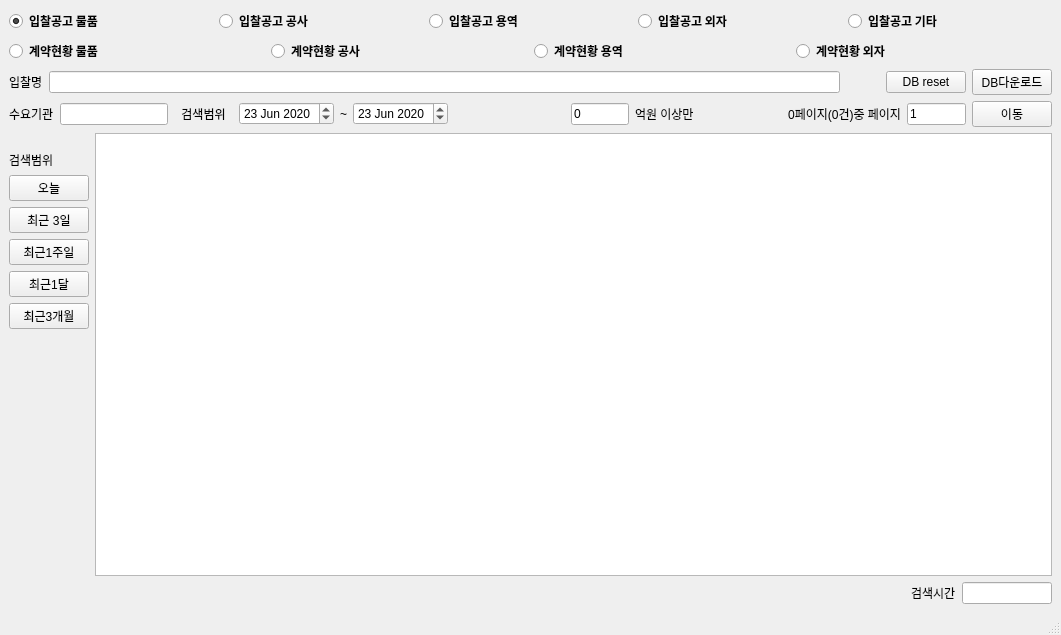
<?xml version="1.0" encoding="UTF-8"?>
<ui version="4.0">
 <class>MainWindow</class>
 <widget class="QMainWindow" name="MainWindow">
  <property name="geometry">
   <rect>
    <x>0</x>
    <y>0</y>
    <width>1061</width>
    <height>635</height>
   </rect>
  </property>
  <property name="windowTitle">
   <string>MainWindow</string>
  </property>
  <widget class="QWidget" name="centralwidget">
   <layout class="QGridLayout" name="gridLayout_2">
    <item row="5" column="0">
     <layout class="QGridLayout" name="gridLayout" columnstretch="0,1,0,0,0,0">
      <property name="sizeConstraint">
       <enum>QLayout::SetNoConstraint</enum>
      </property>
      <item row="4" column="4">
       <widget class="QPushButton" name="pushButton_del">
        <property name="text">
         <string>DB reset</string>
        </property>
       </widget>
      </item>
      <item row="4" column="5">
       <widget class="QPushButton" name="pushButton">
        <property name="text">
         <string>DB다운로드</string>
        </property>
       </widget>
      </item>
      <item row="4" column="1" colspan="2">
       <widget class="QLineEdit" name="lineEdit">
        <property name="text">
         <string/>
        </property>
       </widget>
      </item>
      <item row="4" column="0">
       <widget class="QLabel" name="label_5">
        <property name="text">
         <string>입찰명</string>
        </property>
       </widget>
      </item>
      <item row="4" column="3">
       <spacer name="horizontalSpacer_2">
        <property name="orientation">
         <enum>Qt::Horizontal</enum>
        </property>
        <property name="sizeHint" stdset="0">
         <size>
          <width>40</width>
          <height>20</height>
         </size>
        </property>
       </spacer>
      </item>
     </layout>
    </item>

<item row="0" column="0">
    <layout class="QVBoxLayout" name="verticalLayout_combined" stretch="1,1">
        <item>
            <layout class="QHBoxLayout" name="horizontalLayout_2" stretch="1,1,1,1,1">
            
                <!-- 입찰공고 물품 버튼 -->
                <item>
                    <widget class="QRadioButton" name="radioButton_bidT">
                        <property name="font">
                            <font>
                                <family>Arial Black</family>
                                <weight>75</weight>
                                <bold>true</bold>
                            </font>
                        </property>
                        <property name="text">
                            <string>입찰공고 물품</string>
                        </property>
                        <property name="checked">
                            <bool>true</bool>
                        </property>
                    </widget>
                </item>

                <!-- 입찰공고 공사 버튼 -->
                <item>
                    <widget class="QRadioButton" name="radioButton_bidC">
                        <property name="font">
                            <font>
                                <family>Arial Black</family>
                                <weight>75</weight>
                                <bold>true</bold>
                            </font>
                        </property>
                        <property name="text">
                            <string>입찰공고 공사</string>
                        </property>
                    </widget>
                </item>

                <!-- 입찰공고 용역 버튼 -->
                <item>
                    <widget class="QRadioButton" name="radioButton_bidS">
                        <property name="font">
                            <font>
                                <family>Arial Black</family>
                                <weight>75</weight>
                                <bold>true</bold>
                            </font>
                        </property>
                        <property name="text">
                            <string>입찰공고 용역</string>
                        </property>
                    </widget>
                </item>

                <!-- 입찰공고 외자 버튼 -->
                <item>
                    <widget class="QRadioButton" name="radioButton_bidF">
                        <property name="font">
                            <font>
                                <family>Arial Black</family>
                                <weight>75</weight>
                                <bold>true</bold>
                            </font>
                        </property>
                        <property name="text">
                            <string>입찰공고 외자</string>
                        </property>
                    </widget>
                </item>

                <!-- 입찰공고 기타 버튼 -->
                <item>
                    <widget class="QRadioButton" name="radioButton_bidE">
                        <property name="font">
                            <font>
                                <family>Arial Black</family>
                                <weight>75</weight>
                                <bold>true</bold>
                            </font>
                        </property>
                        <property name="text">
                            <string>입찰공고 기타</string>
                        </property>
                    </widget>
                </item>
            </layout>
        </item>
        <item>
            <layout class="QHBoxLayout" name="horizontalLayout_2" stretch="1,1,1,1">

                <!-- 계약현황 물품 버튼 -->
                <item>
                    <widget class="QRadioButton" name="radioButton_ctrT">
                        <property name="font">
                            <font>
                                <family>Arial Black</family>
                                <weight>75</weight>
                                <bold>true</bold>
                            </font>
                        </property>
                        <property name="text">
                            <string>계약현황 물품</string>
                        </property>
                    </widget>
                </item>

                <!-- 계약현황 공사 버튼 -->
                <item>
                    <widget class="QRadioButton" name="radioButton_ctrC">
                        <property name="font">
                            <font>
                                <family>Arial Black</family>
                                <weight>75</weight>
                                <bold>true</bold>
                            </font>
                        </property>
                        <property name="text">
                            <string>계약현황 공사</string>
                        </property>
                    </widget>
                </item>

                <!-- 계약현황 용역 버튼 -->
                <item>
                    <widget class="QRadioButton" name="radioButton_ctrS">
                        <property name="font">
                            <font>
                                <family>Arial Black</family>
                                <weight>75</weight>
                                <bold>true</bold>
                            </font>
                        </property>
                        <property name="text">
                            <string>계약현황 용역</string>
                        </property>
                    </widget>
                </item>

                <!-- 계약현황 외자 버튼 -->
                <item>
                    <widget class="QRadioButton" name="radioButton_ctrF">
                        <property name="font">
                            <font>
                                <family>Arial Black</family>
                                <weight>75</weight>
                                <bold>true</bold>
                            </font>
                        </property>
                        <property name="text">
                            <string>계약현황 외자</string>
                        </property>
                    </widget>
                </item>
            </layout>
        </item>
    </layout>
</item>


    <item row="9" column="0" rowspan="2">
     <layout class="QHBoxLayout" name="horizontalLayout_3" stretch="0,0,2,0,0,2,4,2,0,3,3,2,0">
      <item>
       <widget class="QLabel" name="label_4">
        <property name="text">
         <string>수요기관</string>
        </property>
       </widget>
      </item>
      <item>
       <widget class="QLineEdit" name="lineEdit_dminsttNm"/>
      </item>
      <item>
       <widget class="QLabel" name="label_2">
        <property name="text">
         <string>검색범위</string>
        </property>
        <property name="alignment">
         <set>Qt::AlignCenter</set>
        </property>
       </widget>
      </item>
      <item>
       <widget class="QDateEdit" name="dateEdit_start">
        <property name="date">
         <date>
          <year>2020</year>
          <month>6</month>
          <day>23</day>
         </date>
        </property>
       </widget>
      </item>
      <item>
       <widget class="QLabel" name="label">
        <property name="text">
         <string>~</string>
        </property>
       </widget>
      </item>
      <item>
       <widget class="QDateEdit" name="dateEdit_end">
        <property name="date">
         <date>
          <year>2020</year>
          <month>6</month>
          <day>23</day>
         </date>
        </property>
       </widget>
      </item>
      <item>
       <spacer name="horizontalSpacer_4">
        <property name="orientation">
         <enum>Qt::Horizontal</enum>
        </property>
        <property name="sizeHint" stdset="0">
         <size>
          <width>40</width>
          <height>20</height>
         </size>
        </property>
       </spacer>
      </item>
      <item>
       <widget class="QLineEdit" name="lineEdit_minVal">
        <property name="enabled">
         <bool>true</bool>
        </property>
        <property name="autoFillBackground">
         <bool>false</bool>
        </property>
        <property name="inputMask">
         <string>00000</string>
        </property>
        <property name="text">
         <string>0</string>
        </property>
        <property name="maxLength">
         <number>5</number>
        </property>
        <property name="frame">
         <bool>true</bool>
        </property>
        <property name="cursorPosition">
         <number>0</number>
        </property>
        <property name="alignment">
         <set>Qt::AlignLeft|Qt::AlignRight|Qt::AlignTrailing|Qt::AlignVCenter</set>
        </property>
        <property name="readOnly">
         <bool>false</bool>
        </property>
        <property name="placeholderText">
         <string/>
        </property>
        <property name="clearButtonEnabled">
         <bool>false</bool>
        </property>
       </widget>
      </item>
      <item>
       <widget class="QLabel" name="label_9">
        <property name="text">
         <string>억원 이상만</string>
        </property>
       </widget>
      </item>
      <item>
       <spacer name="horizontalSpacer">
        <property name="orientation">
         <enum>Qt::Horizontal</enum>
        </property>
        <property name="sizeHint" stdset="0">
         <size>
          <width>40</width>
          <height>20</height>
         </size>
        </property>
       </spacer>
      </item>
      <item>
       <widget class="QLabel" name="label_3">
        <property name="text">
         <string>0페이지(0건)중 페이지</string>
        </property>
        <property name="alignment">
         <set>Qt::AlignLeft|Qt::AlignRight|Qt::AlignTrailing|Qt::AlignVCenter</set>
        </property>
       </widget>
      </item>
      <item>
       <widget class="QLineEdit" name="lineEdit_curPage">
        <property name="text">
         <string>1</string>
        </property>
       </widget>
      </item>
      <item>
       <widget class="QPushButton" name="pushButton_move">
        <property name="text">
         <string>이동</string>
        </property>
       </widget>
      </item>
     </layout>
    </item>
    <item row="14" column="0">
     <layout class="QHBoxLayout" name="horizontalLayout" stretch="10,0,1">
      <item>
       <spacer name="horizontalSpacer_3">
        <property name="orientation">
         <enum>Qt::Horizontal</enum>
        </property>
        <property name="sizeHint" stdset="0">
         <size>
          <width>40</width>
          <height>20</height>
         </size>
        </property>
       </spacer>
      </item>
      <item>
       <widget class="QLabel" name="label_8">
        <property name="text">
         <string>검색시간</string>
        </property>
       </widget>
      </item>
      <item>
       <widget class="QLineEdit" name="lineEdit_time"/>
      </item>
     </layout>
    </item>
    <item row="12" column="0">
     <layout class="QGridLayout" name="gridLayout_3">
      <item row="10" column="0">
       <spacer name="verticalSpacer">
        <property name="orientation">
         <enum>Qt::Vertical</enum>
        </property>
        <property name="sizeHint" stdset="0">
         <size>
          <width>20</width>
          <height>40</height>
         </size>
        </property>
       </spacer>
      </item>
      <item row="7" column="0">
       <widget class="QPushButton" name="pushButton_1week">
        <property name="text">
         <string>최근1주일</string>
        </property>
       </widget>
      </item>
      <item row="5" column="0">
       <widget class="QPushButton" name="pushButton_today">
        <property name="text">
         <string>오늘</string>
        </property>
       </widget>
      </item>
      <item row="9" column="0">
       <widget class="QPushButton" name="pushButton_3months">
        <property name="text">
         <string>최근3개월</string>
        </property>
       </widget>
      </item>
      <item row="4" column="0">
       <widget class="QLabel" name="label_7">
        <property name="text">
         <string>검색범위</string>
        </property>
       </widget>
      </item>
      <item row="8" column="0">
       <widget class="QPushButton" name="pushButton_1month">
        <property name="text">
         <string>최근1달</string>
        </property>
       </widget>
      </item>
      <item row="6" column="0">
       <widget class="QPushButton" name="pushButton_3days">
        <property name="text">
         <string>최근 3일</string>
        </property>
       </widget>
      </item>
      <item row="1" column="1" rowspan="10">
       <widget class="QTableWidget" name="tableWidget"/>
      </item>
     </layout>
    </item>
   </layout>
  </widget>
  <widget class="QMenuBar" name="menubar">
   <property name="geometry">
    <rect>
     <x>0</x>
     <y>0</y>
     <width>1061</width>
     <height>21</height>
    </rect>
   </property>
  </widget>
  <widget class="QStatusBar" name="statusbar"/>
 </widget>
 <resources/>
 <connections/>
</ui>
